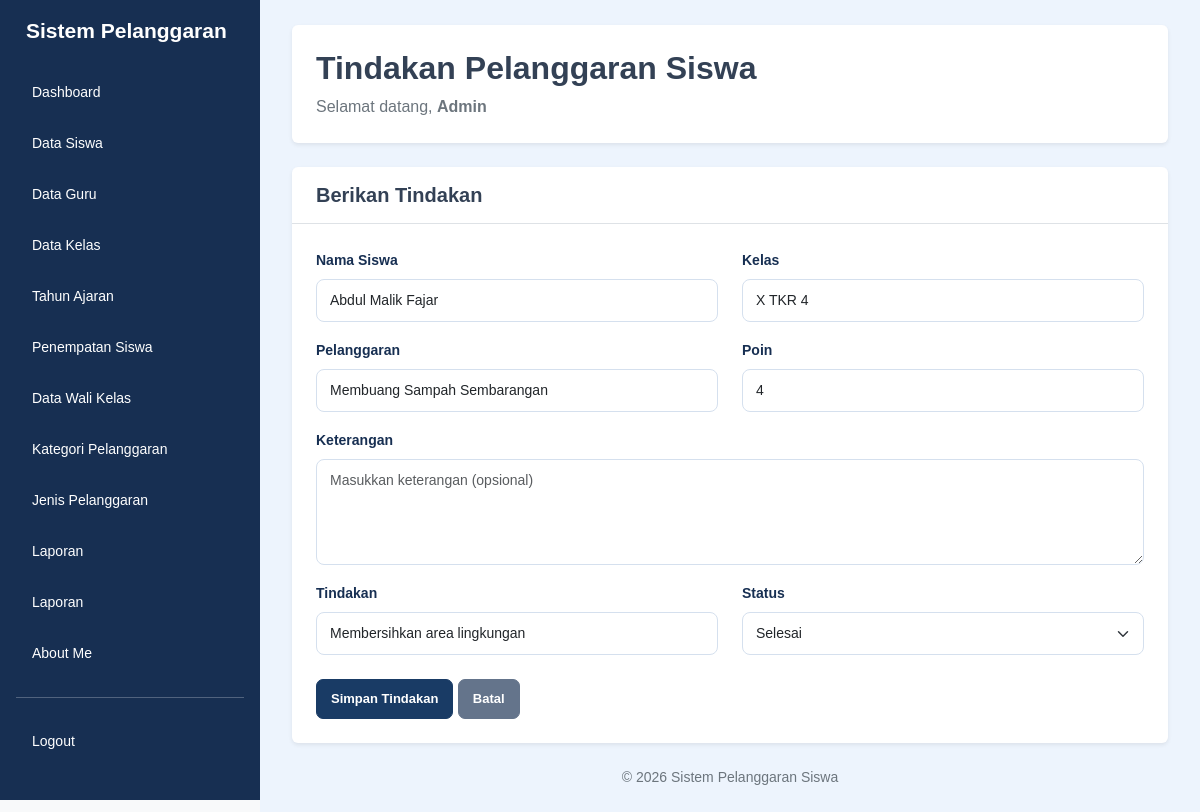
Page /beri_tindakan.php?id=70 (signed in) on the committed database.
### tables this page shows
CREATE TABLE `t_pelanggaran_siswa` (
  `id` int(11) NOT NULL,
  `tahun_ajaran_id` int(11) NOT NULL,
  `siswa_id` int(11) NOT NULL,
  `nama_siswa` varchar(150) NOT NULL,
  `kelas_id` int(11) NOT NULL,
  `nama_kelas` varchar(100) NOT NULL,
  `pelanggaran_id` int(11) NOT NULL,
  `nama_pelanggaran` varchar(150) NOT NULL,
  `pelanggaran_kategori_id` int(11) NOT NULL,
  `guru_id` int(11) NOT NULL,
  `nama_guru` varchar(150) NOT NULL,
  `tanggal` date NOT NULL,
  `keterangan` text NOT NULL,
  `poin` int(11) NOT NULL,
  `tindakan` text NOT NULL,
  `status` varchar(30) NOT NULL,
  `created_at` timestamp NOT NULL DEFAULT current_timestamp(),
  `updated_at` timestamp NOT NULL DEFAULT current_timestamp()
);

### beri_tindakan.php (the view, shortened to what this page needs)
<?php
include 'config/koneksi.php';
$nama_login = $_SESSION['name'] ?? 'Pengguna';
$role = strtolower(trim($_SESSION['role'] ?? ''));
$halaman = basename($_SERVER['PHP_SELF']);
$id = isset($_GET['id']) ? (int) $_GET['id'] : 0;
$query = mysqli_query($koneksi, "
    SELECT *
    FROM t_pelanggaran_siswa
    WHERE id = $id
");
$data = mysqli_fetch_assoc($query);
$pilihan_status = [
    'Belum',
    'Diproses',
    'Selesai'
];
$keterangan_saat_ini = $data['keterangan'] ?? '';
$tindakan_saat_ini = $data['tindakan'] ?? '';
$status_saat_ini = $data['status'] ?? 'Belum';
?>
<!DOCTYPE html>
<html lang="id">
<head>
    <link href="https://cdn.jsdelivr.net/npm/bootstrap@5.3.8/dist/css/bootstrap.min.css" rel="stylesheet">
    <link rel="stylesheet" href="style/style.css">
</head>
<body class="bg-light">
<div class="container-fluid">
    <div class="row">
        <div class="sidebar col-md-3 col-lg-2 position-fixed top-0 start-0 vh-100 p-3 overflow-auto">
            <h4 class="text-white mb-4">Sistem Pelanggaran</h4>
            <ul class="nav nav-pills flex-column gap-1">
                <?php if ($role == 'admin') { ?>
                    <li class="nav-item">
                        <a href="dashboard.php"
                           class="nav-link <?= $halaman == 'dashboard.php' ? 'active' : 'text-white'; ?>">
                            Dashboard
                        </a>
                    </li>
                    <li class="nav-item">
                        <a href="data_siswa.php" class="nav-link text-white">Data Siswa</a>
                    </li>
                    <li class="nav-item">
                        <a href="data_guru.php" class="nav-link text-white">Data Guru</a>
                    </li>
                    <li class="nav-item">
                        <a href="data_kelas.php" class="nav-link text-white">Data Kelas</a>
                    </li>
                    <li class="nav-item">
                        <a href="data_tahun_ajaran.php" class="nav-link text-white">Tahun Ajaran</a>
                    </li>
                    <li class="nav-item">
                        <a href="data_penempatan_siswa.php" class="nav-link text-white">Penempatan Siswa</a>
                    </li>
                    <li class="nav-item">
                        <a href="data_wali_kelas.php" class="nav-link text-white">Data Wali Kelas</a>
                    </li>
                    <li class="nav-item">
                        <a href="data_kategori_pelanggaran.php" class="nav-link text-white">Kategori Pelanggaran</a>
                    </li>
                    <li class="nav-item">
                        <a href="data_jenis_pelanggaran.php" class="nav-link text-white">Jenis Pelanggaran</a>
                    </li>
                    <li class="nav-item">
                        <a href="laporan.php" class="nav-link text-white">Laporan</a>
                    </li>
                <?php } ?>
                <li class="nav-item">
                    <a href="laporan.php" class="nav-link text-white">
                        Laporan
                    </a>
                </li>
                <li class="nav-item">
                    <a href="about_me.php" class="nav-link text-white">
                        About Me
                    </a>
                </li>
                <hr class="border-white">
                <li class="nav-item">
                    <a href="logout.php" class="nav-link text-white">
                        Logout
                    </a>
                </li>
            </ul>
        </div>
        <main class="content-main">
            <div class="page-content">
                <div class="bg-white rounded shadow-sm p-4 mb-4">
                    <h2 class="fw-bold">Tindakan Pelanggaran Siswa</h2>
                    <p class="text-secondary mb-0">
                        Selamat datang,
                        <b><?= htmlspecialchars($nama_login); ?></b>
                    </p>
                </div>
                <div class="bg-white rounded shadow-sm mb-4">
                    <div class="border-bottom px-4 py-3">
                        <h5 class="fw-bold mb-0">Berikan Tindakan</h5>
                    </div>
                    <div class="p-4">
                        <form method="POST">
                            <div class="row">
                                <div class="col-md-6 mb-3">
                                    <label class="form-label">Nama Siswa</label>
                                    <input
                                        type="text"
                                        class="form-control"
                                        value="<?= htmlspecialchars($data['nama_siswa'] ?? '-'); ?>"
                                        readonly
                                    >
                                </div>
                                <div class="col-md-6 mb-3">
                                    <label class="form-label">Kelas</label>
                                    <input
                                        type="text"
                                        class="form-control"
                                        value="<?= htmlspecialchars($data['nama_kelas'] ?? '-'); ?>"
                                        readonly
                                    >
                                </div>
                                <div class="col-md-6 mb-3">
                                    <label class="form-label">Pelanggaran</label>
                                    <input
                                        type="text"
                                        class="form-control"
                                        value="<?= htmlspecialchars($data['nama_pelanggaran'] ?? '-'); ?>"
                                        readonly
                                    >
                                </div>
                                <div class="col-md-6 mb-3">
                                    <label class="form-label">Poin</label>
                                    <input
                                        type="text"
                                        class="form-control"
                                        value="<?= htmlspecialchars($data['poin'] ?? '-'); ?>"
                                        readonly
                                    >
                                </div>
                                <div class="col-12 mb-3">
                                    <label for="keterangan" class="form-label">
                                        Keterangan
                                    </label>
                                    <textarea
                                        name="keterangan"
                                        id="keterangan"
                                        class="form-control"
                                        rows="4"
                                        placeholder="Masukkan keterangan (opsional)"
                                    ><?= htmlspecialchars($keterangan_saat_ini); ?></textarea>
                                </div>
                                <div class="col-md-6 mb-3">
                                    <label for="tindakan" class="form-label">
                                        Tindakan
                                    </label>
                                    <input
                                        type="text"
                                        name="tindakan"
                                        id="tindakan"
                                        class="form-control"
                                        value="<?= htmlspecialchars($tindakan_saat_ini); ?>"
                                        placeholder="Masukkan tindakan (opsional)"
                                    >
                                </div>
                                <div class="col-md-6 mb-4">
                                    <label for="status" class="form-label">
                                        Status
                                    </label>
                                    <select
                                        name="status"
                                        id="status"
                                        class="form-select"
                                        required
                                    >
                                        <?php foreach ($pilihan_status as $pilihan) { ?>
                                            <option
                                                value="<?= htmlspecialchars($pilihan); ?>"
                                                <?= ($status_saat_ini == $pilihan) ? 'selected' : ''; ?>
                                            >
                                                <?= htmlspecialchars($pilihan); ?>
                                            </option>
                                        <?php } ?>
                                    </select>
                                </div>
                            </div>
                            <button
                                type="submit"
                                name="simpan"
                                class="btn btn-primary"
                            >
                                Simpan Tindakan
                            </button>
                            <a href="tindakan.php" class="btn btn-secondary">
                                Batal
                            </a>
                        </form>
                    </div>
                </div>
                <p class="text-secondary text-center mt-4 small">
                    © 2026 Sistem Pelanggaran Siswa
                </p>
            </div>
        </main>
    </div>
</div>
</body>
</html

### style/style.css (style rules this page uses)
* { box-sizing: border-box; }
html { width: 100%; min-height: 100%; overflow-x: hidden; }
body { width: 100%; min-height: 100vh; margin: 0; padding: 0; font-family: Arial, Helvetica, sans-serif; background-color: #edf4fd; color: #334155; }
a { text-decoration: none; }
.sidebar { position: fixed !important; top: 0; left: 0; width: 260px !important; max-width: 260px !important; height: 100vh; padding: 24px 15px; background-color: #172f52 !important; z-index: 1001; overflow-y: auto; overflow-x: hidden; flex: none !important; }
.sidebar h4 { color: #ffffff; font-size: 21px; font-weight: 700; margin: 0 0 38px; padding: 0 10px; line-height: 1.4; }
.sidebar .nav { display: flex; flex-direction: column; gap: 7px; }
.sidebar .nav-item { width: 100%; }
.sidebar .nav-link { display: block; width: 100%; padding: 13px 16px; border-radius: 9px; color: #e2eaf6; font-size: 14px; font-weight: 500; transition: all 0.2s ease; }
.content-main { display: block !important; position: relative; width: calc(100% - 260px) !important; max-width: none !important; min-height: 100vh; margin-left: 260px !important; margin-right: 0 !important; padding: 25px 32px 35px !important; background-color: #edf4fd; overflow-x: hidden; }
.btn { display: inline-flex; justify-content: center; align-items: center; border-radius: 7px; padding: 9px 14px; font-size: 13px; font-weight: 600; white-space: nowrap; transition: all 0.2s ease; }
.btn-primary { background-color: #193b65; border-color: #193b65; color: #ffffff; }
.btn-secondary { background-color: #64748b; border-color: #64748b; color: #ffffff; }
.form-label { color: #172f52; font-size: 14px; font-weight: 600; }
.form-control, .form-select { padding: 10px 13px; border: 1px solid #d5e0ee; border-radius: 8px; font-size: 14px; }
@media (min-width: 768px) { .content-main { padding-top: 25px !important; } }

### rows in the picture
t_pelanggaran_siswa: nama_siswa "Abdul Malik Fajar", nama_kelas "X TKR 4", nama_pelanggaran "Membuang Sampah Sembarangan", poin "4", tindakan "Membersihkan area lingkungan", status "Selesai"

### other values in the picture
$nama_login "Admin"
